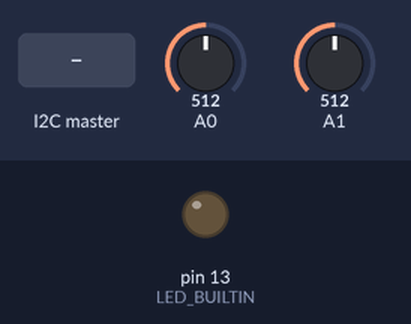
Recording of a sketch running on a simulated Arduino Uno, built with avr-gcc and run on an emulated ATmega328P. Shown: output pins drawn as LEDs (lit = HIGH). The test bench sets the inputs (shaded band); at power-on: A0 = 512, A1 = 512.

Above: at 1.2 s.
1.3 s: the I2C master sends the byte 1
At 2.8 s:
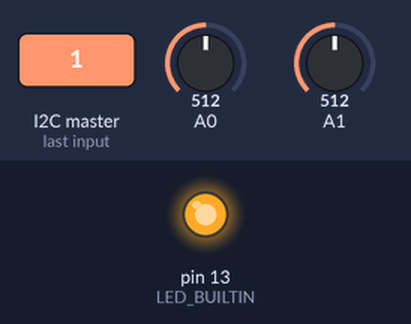
Timing chart, 0 to 4.3 s (numbered marks = the images above; inputs shaded):
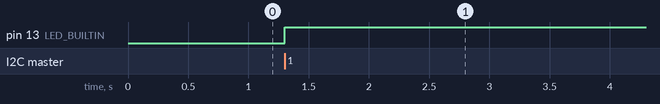

Measured:
- after the input at 1.3 s, pin 13 (LED_BUILTIN): LOW → HIGH at once

The sketch:

i2c_temp.ino
```cpp
#include <Wire.h>

#define beta 4090 //the beta of the thermistor
#define resistance 10 //the value of the pull-down resistor

#define SLAVE_ADDRESS 0x04
int number = 0;
int dec = 0;
int state = 0;
int ldr;
long a;
double temp;

float tempC;
float tempF;
float finalTemp;

void setup()
{
  pinMode(LED_BUILTIN, OUTPUT);

  // initialize i2c as slave
  Wire.begin(SLAVE_ADDRESS);

  // define callbacks for i2c communication
  Wire.onReceive(receiveData);
  Wire.onRequest(sendData);
 // Serial.begin(9600);
}

void loop()
{
  delay(100);
  temp = GetTemp();
  finalTemp = anaTemp();
  ldr = anaLDR();
}

void receiveData(int byteCount)
{
  while (Wire.available())
  {
    number = Wire.read();
    switch (number)
    {
      case 1:
        if (state == 0)
        {
          digitalWrite(LED_BUILTIN, HIGH);
          state = 1;
        }
        else
        {
          digitalWrite(LED_BUILTIN, LOW);
          state = 0;
        }
        break;
      case 2:
        number = (int)temp;
        break;
      case 3:
        number = (int)ldr;
        break;
      case 4:
        finalTemp = tempF * 1000;
        number = (int)finalTemp;
      /*
          Serial.print("F: ");
          Serial.println(tempF);
          tempF *= 1000;
          Serial.print("F(1000): ");
          Serial.println(tempF);
          number = tempF;
          Serial.print("number: ");
          Serial.println(number);
          */
          break;
      default:
        break;
    }
  }
}

void sendData()
{
  Wire.write(number);
}

// Get the internal temperature of the Arduino
double GetTemp(void)
{
  unsigned int wADC;
  double t;
  double u;
  ADMUX = (_BV(REFS1) | _BV(REFS0) | _BV(MUX3));
  ADCSRA |= _BV(ADEN); // enable the ADC
  delay(20); // wait for voltages to become stable
  ADCSRA |= _BV(ADSC); // start the ADC
  while (bit_is_set(ADCSRA, ADSC));
  wADC = ADCW;
  t = (wADC - 324.31) / 1.22;
  u = ((t * 9) / 5) + 32;
  t = u;
  return (t);
}

float anaTemp(void)
{
  a = analogRead(A0);
  //the calculating formula of temperature
  tempC = beta /(log((1025.0 * 10 / a - 10) / 10) + beta / 298.0) - 273.0;
  tempF = ((tempC * 9) / 5) + 32;
}

double anaLDR(void)
{
  return (analogRead(A1));
}
```
